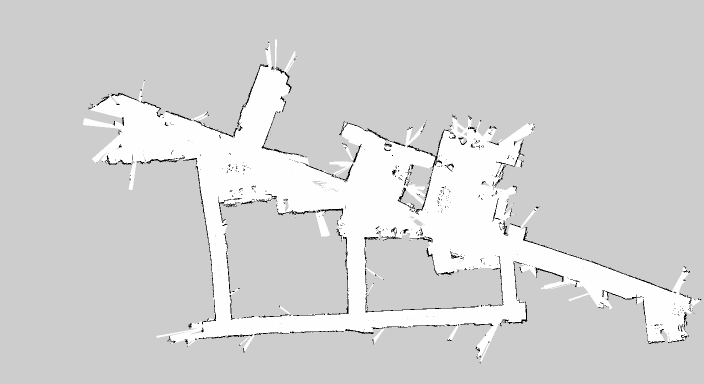
#> input picture Final_Project/JCC_third_floor_RAW.pgm, 1408 x 768 px (shown at 1/2 size)
$ jupyter execute Map_processing.ipynb
#> lines starting #> are read from the running program, lines starting #| are printed output that depends on the picture
# Post-Processing Gmapping results

[cell 1]
import cv2
import numpy as np

[cell 2]
# Import old map
# map_image = cv2.imread("jcc_first_floor.pgm", cv2.IMREAD_GRAYSCALE)
# map_image = cv2.imread("computer_lab.pgm", cv2.IMREAD_GRAYSCALE)
# map_image = cv2.imread("test_map.pgm", cv2.IMREAD_GRAYSCALE)
map_image = cv2.imread("JCC_third_floor_RAW.pgm", cv2.IMREAD_GRAYSCALE)
#> map_image is the input picture: shape (768, 1408); min 0, max 254, mean 211.5

print(map_image.shape)
#| (768, 1408)

# # Specify the desired dimensions to crop specific pictures
# # TEST MAP ****
# width_s = 0
# width_e = width_s + 75 # desired width in pixels
# height_s = 0
# height_e = height_s + 75  # desired height in pixels

# Specify the desired dimensions to crop specific pictures
# JCC First Floor
width_s = 0
width_e = width_s + 1500 # desired width in pixels
height_s = 0
height_e = height_s + 1250  # desired height in pixels

# [6 lines of commented-out code are left out]


print('The selected pixel ratio is', width_e-width_s, 'x', height_e-height_s)

# Crop the image
im_crop = map_image[height_s:height_e, width_s:width_e] #, height_s:height_e]
# print(im_crop.size)
print(im_crop.shape)
#| (768, 1408)

# Resize the image
width_n = 400
height_n = 400
new_dim = (width_n, height_n)
im_res = cv2.resize(im_crop, new_dim)
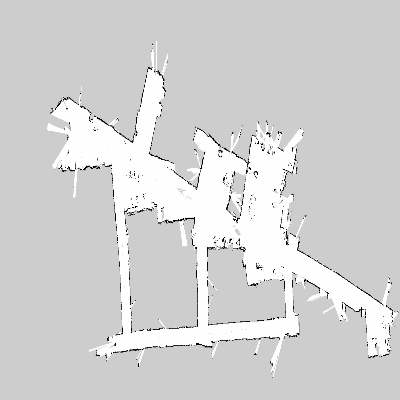
#> im_res: shape (400, 400); min 0, max 254, mean 211.5
print(im_res.shape)
#| (400, 400)


# Apply Gaussian blur to smooth edges
blurred_map = cv2.GaussianBlur(im_res, (3,3), 0)
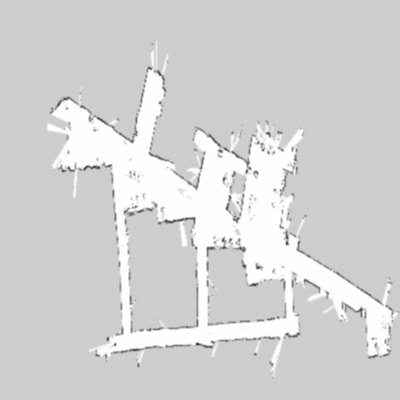
#> blurred_map: shape (400, 400); min 54, max 254, mean 211.5

cv2.imshow('Blurred Map', blurred_map)
cv2.imshow('Original Map', im_res)
cv2.waitKey(0)
cv2.destroyAllWindows()

[cell 3]
# Apply bilateral filter after Gaussian blur
smooth_image = cv2.bilateralFilter(blurred_map, 9, 75, 75)
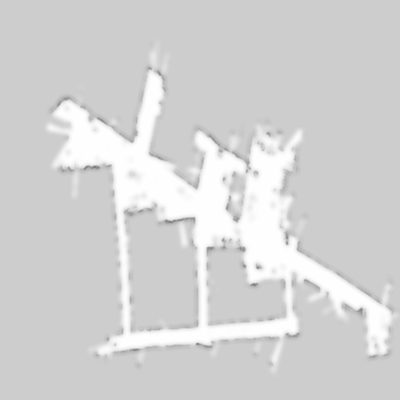
#> smooth_image: shape (400, 400); min 122, max 254, mean 211.8

cv2.imshow('Smoothed Image', smooth_image)
cv2.waitKey(0)
cv2.destroyAllWindows()

[cell 4]
# Optional: Apply thresholding to make edges sharper
# _, thresholded_map = cv2.threshold(blurred_map, 128, 255, cv2.THRESH_BINARY)
# _, thresholded_map = cv2.threshold(im_res, 128, 255, cv2.THRESH_BINARY)

# Optional: Dilate to fill small gaps
kernel = np.ones((2, 2), np.uint8)
dilated_map = cv2.dilate(blurred_map, kernel, iterations=1)
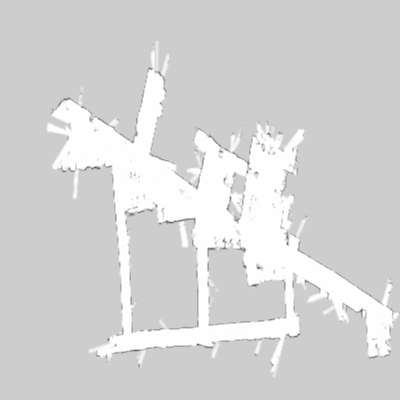
#> dilated_map: shape (400, 400); min 87, max 254, mean 213.4


cv2.imshow('Original Map', im_res)
cv2.imshow('Blurred Map', blurred_map)
cv2.imshow('Smoothed map', smooth_image)
cv2.imshow('Dilated Map', dilated_map)

cv2.waitKey(0)
cv2.destroyAllWindows()

$ run again, with Final_Project/jcc_first_floor.pgm copied over Final_Project/JCC_third_floor_RAW.pgm
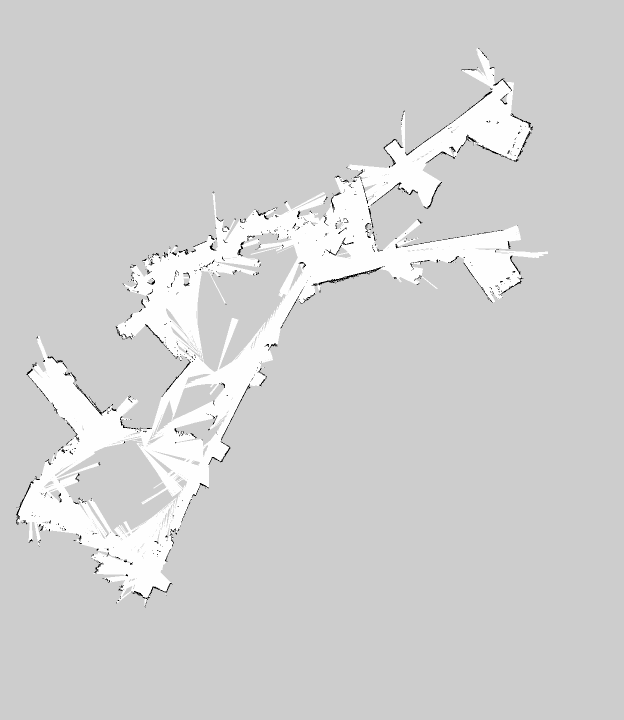
#> input picture Final_Project/jcc_first_floor.pgm, 1248 x 1440 px (shown at 1/2 size)
#> map_image is the input picture: shape (1440, 1248); min 0, max 254, mean 209.2
#| (1440, 1248)
#| (1250, 1248)
#> `im_res = cv2.resize(im_crop, new_dim)`:
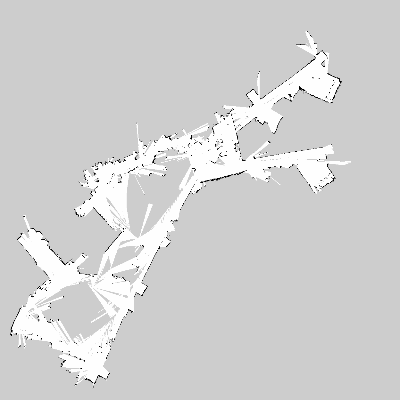
#> im_res: shape (400, 400); min 0, max 254, mean 209.9
#| (400, 400)
#> `smooth_image = cv2.bilateralFilter(blurred_map, 9, 75, 75)`:
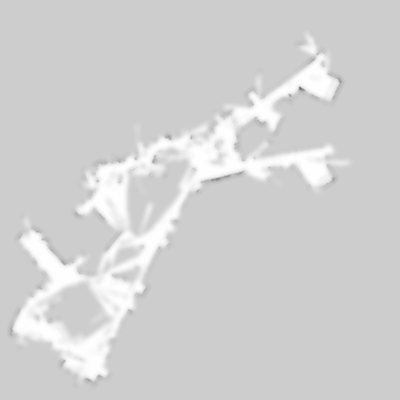
#> smooth_image: shape (400, 400); min 105, max 254, mean 210

$ run again, with Final_Project/computer_lab.pgm copied over Final_Project/JCC_third_floor_RAW.pgm
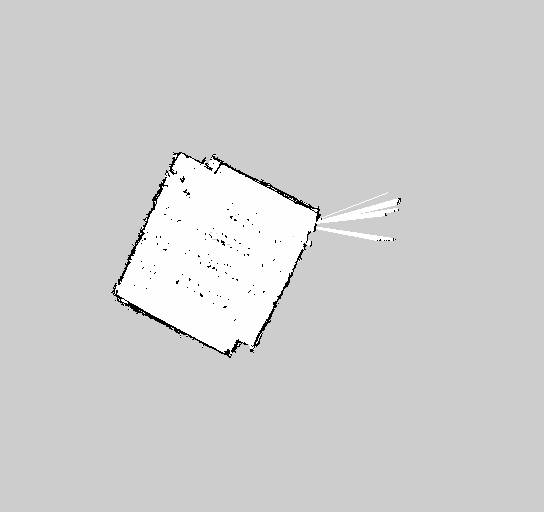
#> input picture Final_Project/computer_lab.pgm, 544 x 512 px
#> map_image is the input picture: shape (512, 544); min 0, max 254, mean 207.9
#| (512, 544)
#| (512, 544)
#> `im_res = cv2.resize(im_crop, new_dim)`:
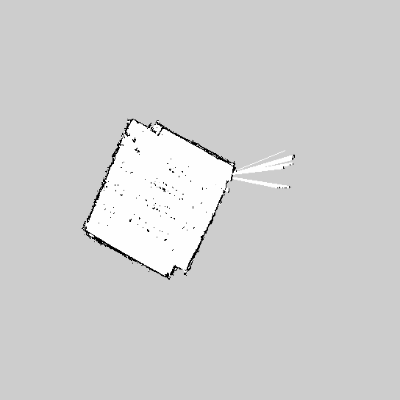
#> im_res: shape (400, 400); min 0, max 254, mean 207.9
#| (400, 400)
